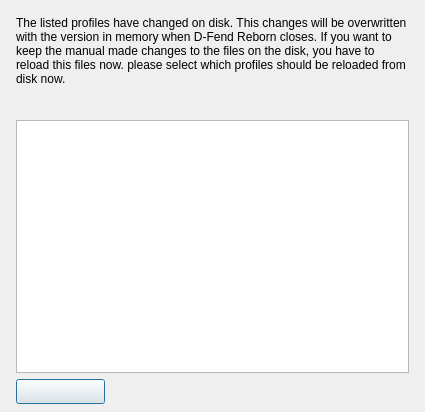
<?xml version="1.0" encoding="UTF-8"?>
<ui version="4.0">
  <class>CacheChooseForm</class>
  <widget class="QDialog" name="CacheChooseForm">
    <property name="geometry"><rect><x>0</x><y>0</y><width>425</width><height>412</height></rect></property>
    <property name="windowTitle"><string>CacheChooseForm</string></property>
    <property name="vclBorderStyle" stdset="0"><string notr="true">bsDialog</string></property>
    <property name="vclPosition" stdset="0"><string notr="true">poOwnerFormCenter</string></property>
    <property name="vclBorderIcons" stdset="0"><string notr="true">biMinimize,biMaximize</string></property>
    <property name="vclDesignWidth" stdset="0"><number>425</number></property>
    <property name="vclDesignHeight" stdset="0"><number>412</number></property>
    <widget class="QLabel" name="InfoLabel">
      <property name="geometry"><rect><x>16</x><y>16</y><width>393</width><height>105</height></rect></property>
      <property name="text"><string>The listed profiles have changed on disk. This changes will be overwritten with the version in memory when D-Fend Reborn closes. If you want to keep the manual made changes to the files on the disk, you have to reload this files now. please select which profiles should be reloaded from disk now.</string></property>
      <property name="textFormat"><enum>Qt::PlainText</enum></property>
      <property name="wordWrap"><bool>true</bool></property>
      <property name="alignment"><set>Qt::AlignLeft|Qt::AlignTop</set></property>
    </widget>
    <widget class="QListWidget" name="ProfileListBox">
      <property name="geometry"><rect><x>16</x><y>120</y><width>393</width><height>253</height></rect></property>
      <property name="vclCheckList" stdset="0"><bool>true</bool></property>
    </widget>
    <widget class="QPushButton" name="OKButton">
      <property name="geometry"><rect><x>16</x><y>379</y><width>89</width><height>25</height></rect></property>
      <property name="text"><string></string></property>
      <property name="autoDefault"><bool>false</bool></property>
      <property name="vclKind" stdset="0"><string notr="true">bkOK</string></property>
      <property name="default"><bool>true</bool></property>
      <property name="vclModalResult" stdset="0"><string notr="true">mrOk</string></property>
      <property name="vclOnClick" stdset="0"><string notr="true">OKButtonClick</string></property>
    </widget>
  </widget>
  <tabstops>
    <tabstop>ProfileListBox</tabstop>
    <tabstop>OKButton</tabstop>
  </tabstops>
  <resources><include location="../../resources/dfend.qrc"/></resources>
  <connections/>
</ui>
